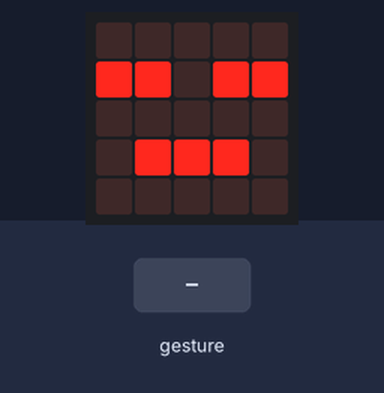
A program run on a simulated BBC micro:bit running MicroPython. Shown: the board's 5×5 LED display. The test bench sets the inputs (shaded band). A tilt is held for 1.5 s and a shake lasts 1 s, then the board lies face up again.

Above: at 1.2 s.
1.3 s: gesture 'shake'
At 2.3 s:
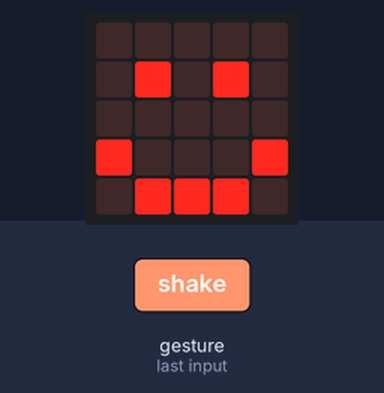
Timing chart, 0 to 4.3 s (numbered marks = the images above; inputs shaded):
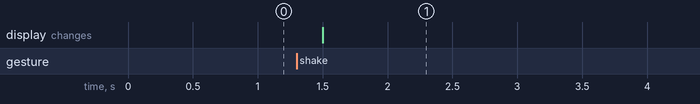

The program:

01_-_cyber-pet.py
```python
from microbit import *

# Shake to wake your pet up
while True:

    if accelerometer.was_gesture("shake"):
        display.show(Image.HAPPY)
        sleep(5000)
    else:
        display.show(Image.ASLEEP)
```

Measured:
- after the input at 1.3 s, the display: changes after 0.20 s (image 1)
